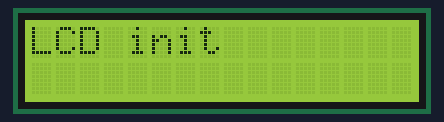
A sketch run on a simulated Arduino Uno, built with avr-gcc and run on an emulated ATmega328P. Shown: 16×2 character LCD.

Above: at 0.1 s.
At 2.16 s:
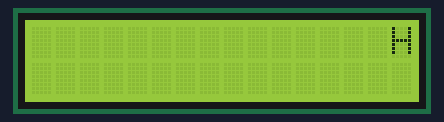
At 3.06 s:
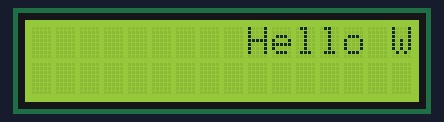
At 4.43 s:
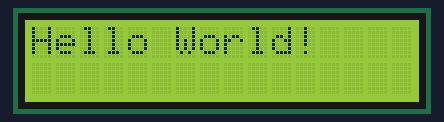
At 6.2 s:
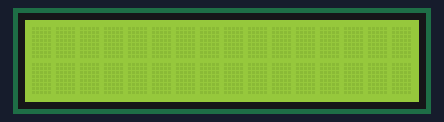
At 8.67 s:
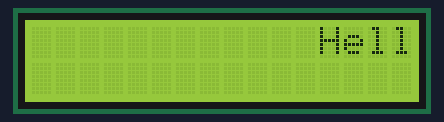

Measured:
- by itself, everything shown: repeats every 6.1 s, in 28 steps
- what the display in image 4 shows lasts 1.9 s, from 6.2 s to 8.1 s

The sketch:

LCD_display.ino
```cpp
// I2C LCD 1602 디스플레이 제어 프로그램
// "Hello World!" 메시지를 좌우로 스크롤하여 표시

#include <Wire.h>					     	// IC2 통신을 위한 기본 라이브러리
#include <LiquidCrystal_I2C.h>  // I2C LCD 라이브러리

// LCD 객체 생성 (주소: 0x27, 크기: 16x2)
LiquidCrystal_I2C lcd(0x27, 16, 2);

void setup(){
  // === LCD 초기화 과정 ===
  lcd.init();							    // I2C LCD 초기화 및 설정
  lcd.backlight();						// 백라이트 켜기

  // 초기화 완료 메시지 표시
  lcd.print("LCD init");
  delay (2000);               // 2초간 메시지 표시
  lcd.clear();                // 화면 지우기
}

void loop(){
  // === 스크롤 텍스트 표시 ===

  // 커서를 우측 끝(16번째 위치, 첫 번째 줄)으로 이동
  // 좌측으로 스크롤할 준비
  lcd.setCursor(16, 0);
  lcd.print("Hello World!");   // 텍스트 출력 (화면 밖에서 시작)

  // 16칸만큼 좌측으로 스크롤 (텍스트가 완전히 지나갈 때까지)
  for (int position = 0; position < 16; position++)
  {
    lcd.scrollDisplayLeft();    // 화면 전체를 왼쪽으로 한 칸 이동
    delay(150);                 // 스크롤 속도 조절 (150ms 간격)
  }

  // 스크롤이 끝나면 다시 처음부터 반복
  // 텍스트가 우측에서 나타나 좌측으로 사라지는 효과
}
```
